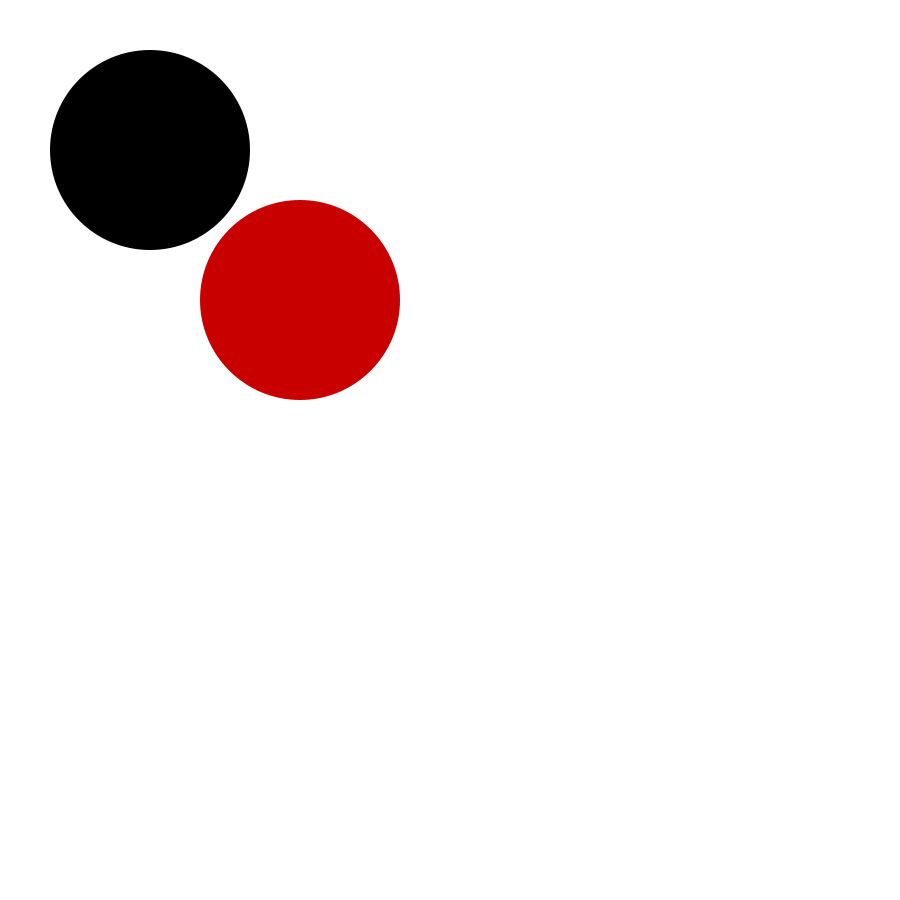
Frame 1 (no input)
Frame 60 (the mouse pressed at the canvas centre just before this capture): identical to frame 1, image omitted
Frame 120 (the mouse held since frame 60 and released just before this capture): identical to frame 1, image omitted

The Processing sketch that drew this single still picture (run headless with seeded random() and noise(); from frame 60 on, the mouse is pressed at the canvas centre):

// Processing sketch: inClassCodingAssignment
// ── inClassCodingAssignment.pde
//create two buttons
int x1; 
int y1; 
int x2; 
int y2;
int size; 
float dist; 
boolean buttonClicked; 
boolean buttonClicked2 = false; 
void setup(){
  size(900, 900); 
  x1 = width/3; 
  y1 = height/3; 
  x2= width/6;
  y2 = height/6;
 
  size = 200; 
}

void draw(){
  background(255);
  if(buttonClicked){
    noStroke();
    frameRate(2);
    fill(random(0, 255),random(0, 255),random(0, 255)); 
    rectMode(CENTER);
    rect(x1, y1, size, size);
    
    //map size to mouse 
  }else{
    noStroke();
    fill(200, 0, 0); 
    ellipse(x1, y1, size, size);
  }
  
  if(buttonClicked2){
   
  if(mouseX<width/2){
    x2 = width/2; 
    y2 = height/2;
  }else{
    x2 = width/4;
    y2 = height/4; 
  }
  }
    
   
  
  fill(0);
   
  ellipse(x2, y2, size, size); 
}

void mousePressed(){
  //need to calculate distance between mouse and your button 
  //button needs to be drawn based on your x and y variables 
  
  //Have tried to do this using different variables, will not work
  if(calcDistance(x1, y1) <= size){
    buttonClicked = !buttonClicked; 
  }
  if(calcDistance(x2, y2) <= size){
    buttonClicked2 = !buttonClicked2; 
  }
  //only have one boolean 
  //need to have two booleans 
}

float calcDistance(int xPos, int yPos){
    dist = dist(mouseX, mouseY, xPos, yPos);
    return dist; 
}
